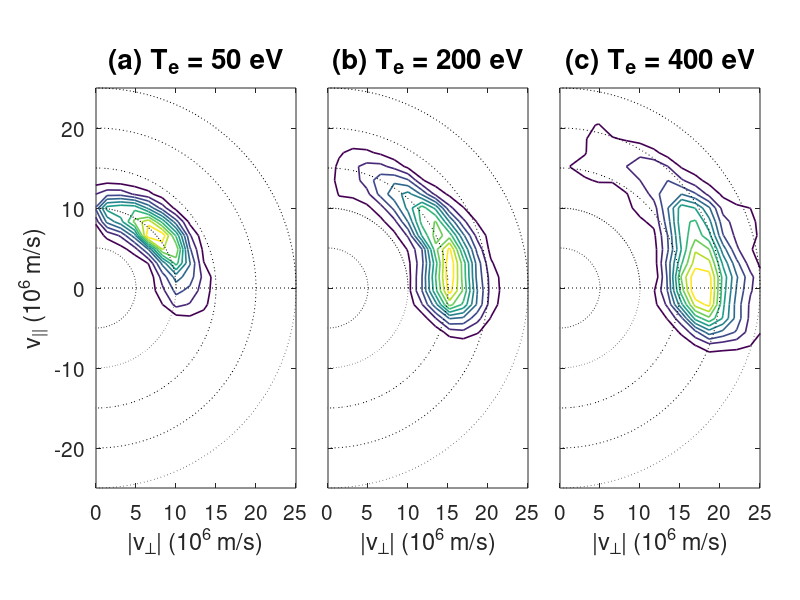
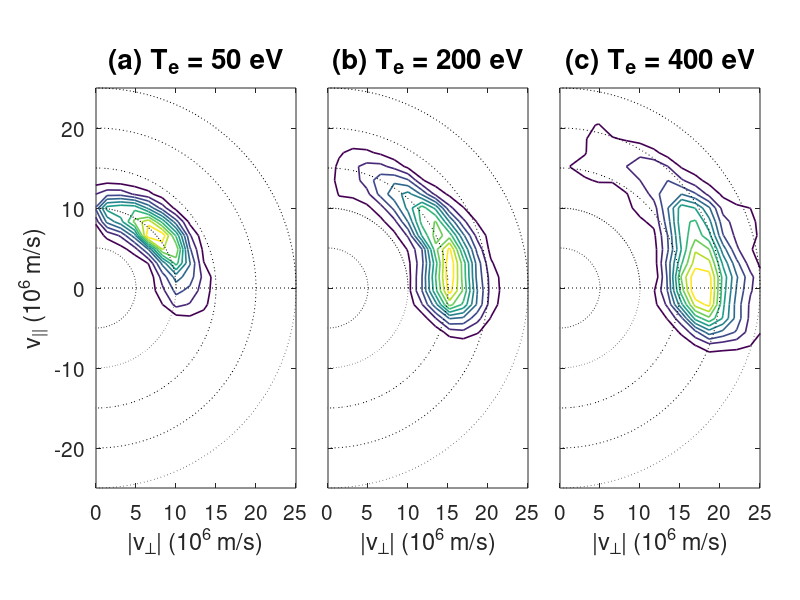
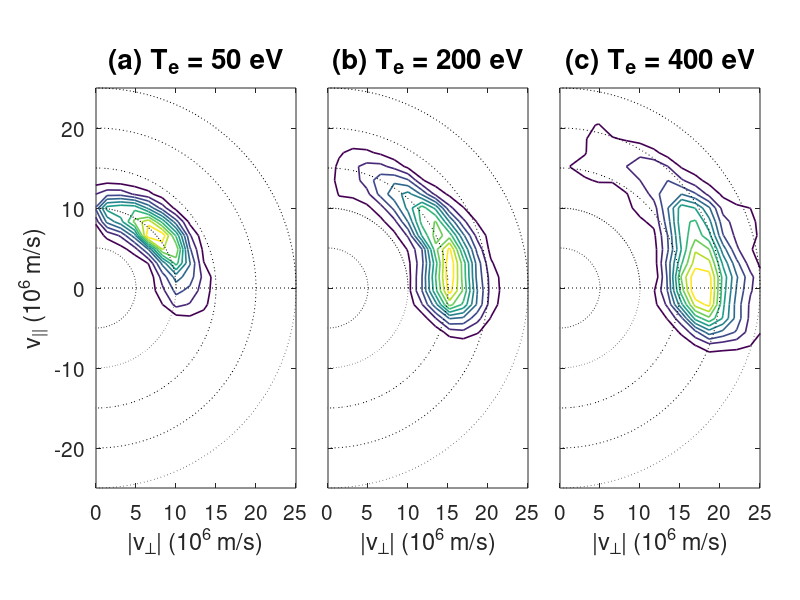

Write MATLAB code to recreate these figures, in order.
clear all;


filename0 = 'Fig4';
load('Fig4_data','v_perp','v_para', 'f_Te050', 'f_Te200', 'f_Te400');

angle = 0:1:360;
ax = cos(angle * pi ./ 180);
ay = sin(angle * pi ./ 180);

maxx =25;
 
set(gcf,'PaperPosition',[0.1, 0.1, 8, 5.5])

figure(2)

subplot(131)

[c,hh] = contour(v_perp, v_para, f_Te050, 10);
set(hh,'linewidth',1.2);
set(gca, 'fontsize', 15);
hold on
plot(ax*10,ay*10,'k:');
plot(ax*5,ay*5,'k:');
plot(ax*15,ay*15,'k:');
plot(ax*20,ay*20,'k:');
plot(ax*25,ay*25,'k:');
plot([0,maxx],[0,0],'k:');
hold off
xlabel('|v_{\perp}| (10^6 m/s)', 'fontsize', 17);
ylabel('v_{||} (10^6 m/s)', 'fontsize', 17);
axis equal; %grid on;
set(gca, 'xlim', [0,maxx]);
set(gca, 'ylim', [-maxx,maxx]);
set(gca, 'position', [0.12,0.12,0.25, 0.8]);
title('(a) T_e = 50 eV','fontsize',20);

subplot(132)
[c,hh] = contour(v_perp, v_para, f_Te200, 10);
set(hh,'linewidth',1.2);
set(gca, 'fontsize', 15);
hold on
plot(ax*10,ay*10,'k:');
plot(ax*5,ay*5,'k:');
plot(ax*15,ay*15,'k:');
plot(ax*20,ay*20,'k:');
plot(ax*25,ay*25,'k:');
plot([0,maxx],[0,0],'k:');
hold off
xlabel('|v_{\perp}| (10^6 m/s)', 'fontsize', 17);
%ylabel('v_{||} (10^6 m/s)');
axis equal; %grid on;
set(gca, 'xlim', [0,maxx]);
set(gca, 'ylim', [-maxx,maxx]);
set(gca, 'yticklabel', '');
set(gca, 'position', [0.41,0.12,0.25, 0.8]);
title('(b) T_e = 200 eV','fontsize',20);


subplot(133)
[c,hh] = contour(v_perp, v_para, f_Te400, 10);
set(hh,'linewidth',1.2);
set(gca, 'fontsize', 15);
hold on
plot(ax*10,ay*10,'k:');
plot(ax*5,ay*5,'k:');
plot(ax*15,ay*15,'k:');
plot(ax*20,ay*20,'k:');
plot(ax*25,ay*25,'k:');
plot([0,maxx],[0,0],'k:');
hold off
xlabel('|v_{\perp}| (10^6 m/s)', 'fontsize', 17);
%ylabel('v_{||} (10^6 m/s)');
axis equal; %grid on;
set(gca, 'xlim', [0,maxx]);
set(gca, 'ylim', [-maxx,maxx]);
set(gca, 'yticklabel', '');
set(gca, 'position', [0.7,0.12,0.25, 0.8]);
title('(c) T_e = 400 eV','fontsize',20);



saveas(gcf, filename0, 'pdf');
saveas(gcf, filename0, 'epsc');
saveas(gcf, filename0, 'png');
 